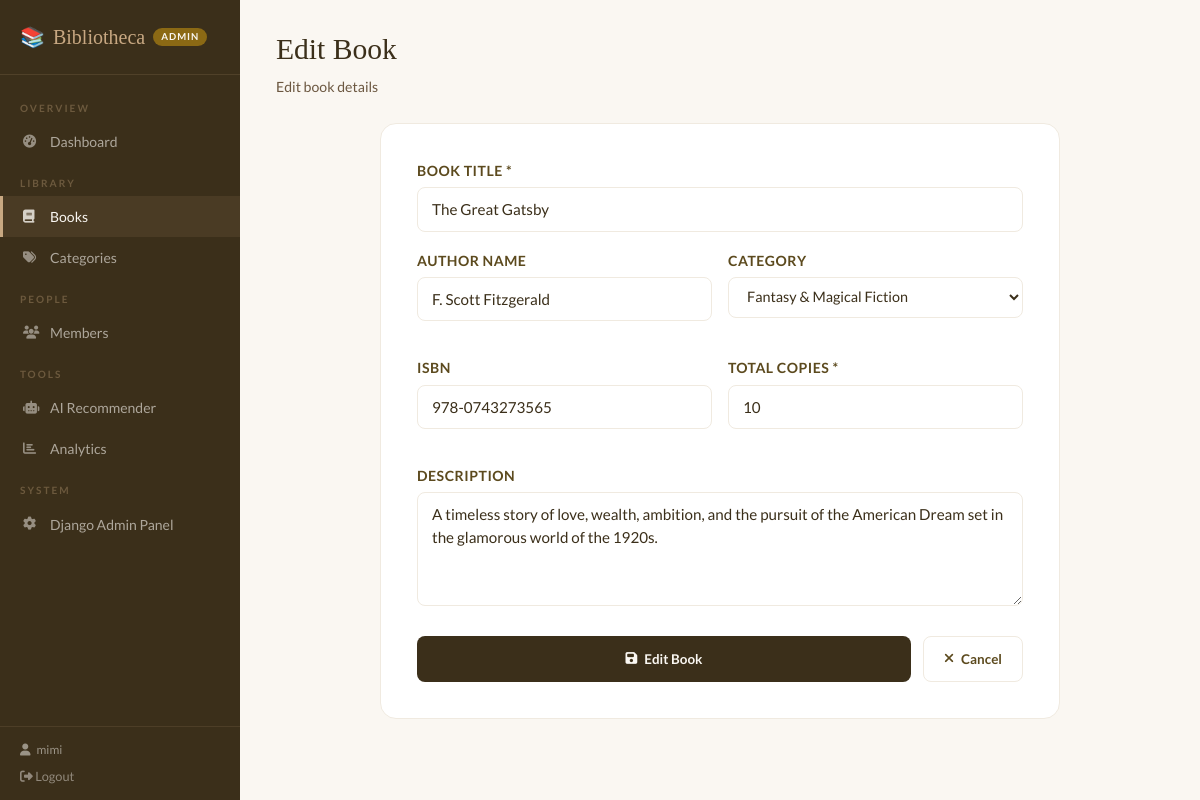
The app's page /books/4/edit/ (signed in) with its own data.
### library/models.py (models this page shows, shortened)
class Book(models.Model):
    title = models.CharField(max_length=200)
    author = models.CharField(max_length=200, blank=True)
    category = models.ForeignKey(Category, on_delete=models.SET_NULL, null=True, blank=True, related_name='books')
    isbn = models.CharField(max_length=20, blank=True)
    total_copies = models.IntegerField(default=1)
    available_copies = models.IntegerField(default=1)
    description = models.TextField(blank=True)
    added_date = models.DateField(auto_now_add=True)

class Category(models.Model):
    name = models.CharField(max_length=100)
    description = models.TextField(blank=True)
    class Meta:
        verbose_name_plural = "Categories"
        ordering = ['name']

### library/views.py (the view, shortened to what this page needs)
# urls.py: path('books/<int:pk>/edit/', views.book_edit, name='book_edit'),
@login_required
def book_edit(request, pk):
    if not is_admin(request.user): return redirect('member_dashboard')
    book = get_object_or_404(Book, pk=pk)
    return render(request, 'library/book_form.html', {
        'book': book,
        'categories': Category.objects.all(),
        'action': 'Edit'
    })

### library/views.py (called while the page is built)
def is_admin(user):
    return user.is_staff or user.is_superuser

### templates/library/book_form.html (shortened to what this page needs)
{% extends 'library/base.html' %}
{% block content %}
<div class="page-header">
    <h1>{{ action }} Book</h1>
    <p>{% if action == 'Add' %}Add a new book to the library{% else %}Edit book details{% endif %}</p>
</div>
<div style="max-width:680px;margin:0 auto;">
    <div style="background:white;border:1px solid var(--cream-dark);border-radius:16px;padding:36px;">
        <form method="POST">
            <div class="form-group" style="margin-bottom:18px;">
                <label style="display:block;font-weight:700;color:var(--brown-dark);margin-bottom:6px;font-size:0.88rem;text-transform:uppercase;letter-spacing:0.5px;">Book Title *</label>
                <input type="text" name="title" value="{{ book.title|default:'' }}" required
                    style="width:100%;padding:10px 14px;border:1.5px solid var(--cream-dark);border-radius:8px;font-family:'Lato',sans-serif;font-size:0.95rem;background:white;outline:none;box-sizing:border-box;"
                    placeholder="Enter book title">
            </div>
            <div style="display:grid;grid-template-columns:1fr 1fr;gap:16px;margin-bottom:18px;">
                <div class="form-group">
                    <label style="display:block;font-weight:700;color:var(--brown-dark);margin-bottom:6px;font-size:0.88rem;text-transform:uppercase;letter-spacing:0.5px;">Author Name</label>
                    <input type="text" name="author" value="{{ book.author|default:'' }}"
                        style="width:100%;padding:10px 14px;border:1.5px solid var(--cream-dark);border-radius:8px;font-family:'Lato',sans-serif;font-size:0.95rem;background:white;outline:none;box-sizing:border-box;"
                        placeholder="e.g. John Smith">
                </div>
                <div class="form-group">
                    <label style="display:block;font-weight:700;color:var(--brown-dark);margin-bottom:6px;font-size:0.88rem;text-transform:uppercase;letter-spacing:0.5px;">Category</label>
                    <select name="category"
                        style="width:100%;padding:10px 14px;border:1.5px solid var(--cream-dark);border-radius:8px;font-family:'Lato',sans-serif;font-size:0.9rem;background:white;outline:none;color:var(--brown-deep);">
                        {% for cat in categories %}
                        <option value="{{ cat.pk }}" {% if book.category_id == cat.pk %}selected{% endif %}>{{ cat.name }}</option>
                        {% endfor %}
                    </select>
                </div>
            </div>
            <div style="display:grid;grid-template-columns:1fr 1fr;gap:16px;margin-bottom:18px;">
                <div class="form-group">
                    <label style="display:block;font-weight:700;color:var(--brown-dark);margin-bottom:6px;font-size:0.88rem;text-transform:uppercase;letter-spacing:0.5px;">ISBN</label>
                    <input type="text" name="isbn" value="{{ book.isbn|default:'' }}"
                        style="width:100%;padding:10px 14px;border:1.5px solid var(--cream-dark);border-radius:8px;font-family:'Lato',sans-serif;font-size:0.95rem;background:white;outline:none;box-sizing:border-box;"
                        placeholder="e.g. 978-0-06-112008-4">
                </div>
                <div class="form-group">
                    <label style="display:block;font-weight:700;color:var(--brown-dark);margin-bottom:6px;font-size:0.88rem;text-transform:uppercase;letter-spacing:0.5px;">Total Copies *</label>
                    <input type="number" name="total_copies" value="{{ book.total_copies|default:1 }}" min="1" required
                        style="width:100%;padding:10px 14px;border:1.5px solid var(--cream-dark);border-radius:8px;font-family:'Lato',sans-serif;font-size:0.95rem;background:white;outline:none;box-sizing:border-box;">
                </div>
            </div>
            <div class="form-group" style="margin-bottom:24px;">
                <label style="display:block;font-weight:700;color:var(--brown-dark);margin-bottom:6px;font-size:0.88rem;text-transform:uppercase;letter-spacing:0.5px;">Description</label>
                <textarea name="description" rows="4"
                    style="width:100%;padding:10px 14px;border:1.5px solid var(--cream-dark);border-radius:8px;font-family:'Lato',sans-serif;font-size:0.95rem;background:white;outline:none;resize:vertical;box-sizing:border-box;"
                    placeholder="Short description of the book...">{{ book.description|default:'' }}</textarea>
            </div>
            <div style="display:flex;gap:12px;">
                <button type="submit" class="btn-brown" style="flex:1;justify-content:center;padding:12px;">
                    <i class="fas fa-save"></i> {{ action }} Book
                </button>
                <a href="{% url 'book_list' %}" class="btn-outline" style="padding:12px 20px;">
                    <i class="fas fa-times"></i> Cancel
                </a>
            </div>
        </form>
    </div>
</div>
{% endblock %}

### templates/library/base.html (shortened to what this page needs)
<!DOCTYPE html>
<html lang="en">
<head>
    <link href="https://cdn.jsdelivr.net/npm/bootstrap@5.3.2/dist/css/bootstrap.min.css" rel="stylesheet">
    <link href="https://cdnjs.cloudflare.com/ajax/libs/font-awesome/6.4.0/css/all.min.css" rel="stylesheet">
</head>
<body>
<div class="sidebar">
    <div class="sidebar-brand">
        <a href="{% if request.user.is_staff %}{% url 'admin_dashboard' %}{% else %}{% url 'member_dashboard' %}{% endif %}">
            <span>📚</span> Bibliotheca
            {% if request.user.is_staff %}<span class="sidebar-badge">Admin</span>
            {% else %}<span class="sidebar-badge">Member</span>{% endif %}
        </a>
    </div>
    <nav class="sidebar-nav">
        {% if request.user.is_staff %}
        <div class="nav-sec">Overview</div>
        <a href="{% url 'admin_dashboard' %}" {% if request.resolver_match.url_name == 'admin_dashboard' %}class="active"{% endif %}><i class="fas fa-tachometer-alt"></i> Dashboard</a>
        <div class="nav-sec">Library</div>
        <a href="{% url 'book_list' %}" {% if 'book' in request.resolver_match.url_name %}class="active"{% endif %}><i class="fas fa-book"></i> Books</a>
        <a href="{% url 'category_list' %}" {% if request.resolver_match.url_name == 'category_list' %}class="active"{% endif %}><i class="fas fa-tags"></i> Categories</a>
        <div class="nav-sec">People</div>
        <a href="{% url 'member_list' %}" {% if request.resolver_match.url_name == 'member_list' %}class="active"{% endif %}><i class="fas fa-users"></i> Members</a>
        <div class="nav-sec">Tools</div>
        <a href="{% url 'ai_recommender' %}" {% if request.resolver_match.url_name == 'ai_recommender' %}class="active"{% endif %}><i class="fas fa-robot"></i> AI Recommender</a>
        <a href="{% url 'analytics' %}" {% if request.resolver_match.url_name == 'analytics' %}class="active"{% endif %}><i class="fas fa-chart-bar"></i> Analytics</a>
        <div class="nav-sec">System</div>
        <a href="/admin" target="_blank"><i class="fas fa-cog"></i> Django Admin Panel</a>
        {% endif %}
    </nav>
    <div class="sidebar-user">
        <span><i class="fas fa-user" style="margin-right:6px;"></i>{{ request.user.username }}</span>
        <a href="{% url 'logout' %}" style="color:rgba(250,247,242,0.45);text-decoration:none;font-size:0.8rem;transition:color 0.15s;" onmouseover="this.style.color='var(--cream)'" onmouseout="this.style.color='rgba(250,247,242,0.45)'">
            <i class="fas fa-sign-out-alt"></i> Logout
        </a>
    </div>
</div>
<div class="main-content">
    {% block content %}{% endblock %}
</div>
</body>
</html>

### templates/library/base.html (style rules this page uses)
:root { --cream:#FAF7F2;--cream-dark:#F0EAE0;--brown-light:#C8A882;--brown:#8B6914;--brown-dark:#5C4A1E;--brown-deep:#3B2F1A; }
* { margin:0;padding:0;box-sizing:border-box; }
body { font-family:'Lato',sans-serif;background:var(--cream);color:var(--brown-deep); }
.sidebar { width:240px;min-height:100vh;background:var(--brown-deep);position:fixed;left:0;top:0;display:flex;flex-direction:column;z-index:100; }
.sidebar-brand { padding:22px 20px;border-bottom:1px solid rgba(200,168,130,0.15); }
.sidebar-brand a { font-family:'Playfair Display',serif;color:var(--brown-light);font-size:1.25rem;text-decoration:none;display:flex;align-items:center;gap:8px; }
.sidebar-badge { font-size:0.6rem;background:var(--brown);color:var(--cream);padding:2px 8px;border-radius:20px;font-family:'Lato',sans-serif;font-weight:700;letter-spacing:1px;text-transform:uppercase; }
.sidebar-nav { padding:12px 0;flex:1; }
.nav-sec { padding:14px 20px 5px;font-size:0.63rem;font-weight:700;letter-spacing:2px;text-transform:uppercase;color:rgba(200,168,130,0.35); }
.sidebar-nav a { display:flex;align-items:center;gap:11px;padding:10px 20px;color:rgba(250,247,242,0.6);text-decoration:none;font-size:0.875rem;transition:all 0.15s;border-left:3px solid transparent; }
.sidebar-nav a:hover,.sidebar-nav a.active { color:var(--cream);background:rgba(200,168,130,0.1);border-left-color:var(--brown-light); }
.sidebar-nav a i { width:16px;font-size:0.82rem;opacity:0.8; }
.sidebar-user { padding:14px 20px;border-top:1px solid rgba(200,168,130,0.12);display:flex;flex-direction:column;gap:8px; }
.sidebar-user span { color:rgba(250,247,242,0.5);font-size:0.75rem; }
.main-content { margin-left:240px;min-height:100vh;padding:32px 36px; }
.page-header { margin-bottom:26px; }
.page-header h1 { font-family:'Playfair Display',serif;font-size:1.85rem;color:var(--brown-deep); }
.page-header p { color:#6B5740;font-size:0.88rem;margin-top:4px; }
.btn-brown { background:var(--brown-deep);color:var(--cream);border:none;padding:9px 20px;border-radius:8px;font-size:0.84rem;font-weight:700;cursor:pointer;text-decoration:none;display:inline-flex;align-items:center;gap:7px;transition:all 0.15s; }
.btn-outline { background:transparent;color:var(--brown-dark);border:1.5px solid var(--cream-dark);padding:8px 18px;border-radius:8px;font-size:0.84rem;font-weight:700;cursor:pointer;text-decoration:none;display:inline-flex;align-items:center;gap:7px;transition:all 0.15s; }
.form-group { margin-bottom:18px; }
.form-group label { display:block;font-size:0.78rem;font-weight:700;color:var(--brown-dark);text-transform:uppercase;letter-spacing:0.5px;margin-bottom:6px; }
.form-group input,.form-group select,.form-group textarea { width:100%;padding:10px 14px;border:1.5px solid var(--cream-dark);border-radius:8px;font-family:'Lato',sans-serif;font-size:0.9rem;color:var(--brown-deep);background:var(--cream);outline:none;transition:border-color 0.15s; }
.form-group textarea { resize:vertical;min-height:80px; }

### records on screen
Book: title "The Great Gatsby", author "F. Scott Fitzgerald", category "Fantasy & Magical Fiction", isbn "978-0743273565", total_copies "10", description "A timeless story of love, wealth, ambition, and the pursuit of the American Dream set in the glamorous world of the 1920s."

### other values on screen
{{ request.user.username }} "mimi"
{{ action }} "Edit"
